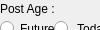
       <widget class="QWidget" name="page_6">
        <property name="geometry">
         <rect>
          <x>0</x>
          <y>0</y>
          <width>100</width>
          <height>30</height>
         </rect>
        </property>
        <attribute name="label">
         <string>&gt; Advanced Options</string>
        </attribute>
        <widget class="QRadioButton" name="radio_repost_post_age_week">
         <property name="geometry">
          <rect>
           <x>113</x>
           <y>20</y>
           <width>72</width>
           <height>17</height>
          </rect>
         </property>
         <property name="text">
          <string>Last Week</string>
         </property>
        </widget>
        <widget class="QRadioButton" name="radio_repost_post_age_month">
         <property name="geometry">
          <rect>
           <x>185</x>
           <y>20</y>
           <width>71</width>
           <height>17</height>
          </rect>
         </property>
         <property name="text">
          <string>Last Month</string>
         </property>
        </widget>
        <widget class="QRadioButton" name="radio_repost_post_age_today">
         <property name="geometry">
          <rect>
           <x>54</x>
           <y>20</y>
           <width>60</width>
           <height>17</height>
          </rect>
         </property>
         <property name="text">
          <string> Todays</string>
         </property>
        </widget>
        <widget class="QRadioButton" name="radio_repost_post_age_all">
         <property name="geometry">
          <rect>
           <x>260</x>
           <y>20</y>
           <width>34</width>
           <height>17</height>
          </rect>
         </property>
         <property name="text">
          <string>All</string>
         </property>
        </widget>
        <widget class="QLabel" name="label_19">
         <property name="geometry">
          <rect>
           <x>0</x>
           <y>0</y>
           <width>291</width>
           <height>17</height>
          </rect>
         </property>
         <property name="text">
          <string>Post Age :</string>
         </property>
        </widget>
        <widget class="QRadioButton" name="radio_repost_post_age_future">
         <property name="geometry">
          <rect>
           <x>0</x>
           <y>20</y>
           <width>60</width>
           <height>17</height>
          </rect>
         </property>
         <property name="text">
          <string>Future</string>
         </property>
        </widget>
        <widget class="QSlider" name="horizontalSlider_repost_opacity">
         <property name="geometry">
          <rect>
           <x>100</x>
           <y>100</y>
           <width>161</width>
           <height>22</height>
          </rect>
         </property>
         <property name="maximum">
          <number>100</number>
         </property>
         <property name="value">
          <number>80</number>
         </property>
         <property name="orientation">
          <enum>Qt::Horizontal</enum>
         </property>
        </widget>
        <widget class="QLabel" name="label_26">
         <property name="geometry">
          <rect>
           <x>0</x>
           <y>100</y>
           <width>111</width>
           <height>16</height>
          </rect>
         </property>
         <property name="text">
          <string>Watermark Opacity:</string>
         </property>
        </widget>
        <widget class="QLabel" name="label_opacity_repost">
         <property name="geometry">
          <rect>
           <x>270</x>
           <y>100</y>
           <width>21</width>
           <height>16</height>
          </rect>
         </property>
         <property name="text">
          <string>100</string>
         </property>
        </widget>
        <widget class="QPushButton" name="button_repost_watermark">
         <property name="enabled">
          <bool>true</bool>
         </property>
         <property name="geometry">
          <rect>
           <x>210</x>
           <y>68</y>
           <width>81</width>
           <height>23</height>
          </rect>
         </property>
         <property name="cursor">
          <cursorShape>PointingHandCursor</cursorShape>
         </property>
         <property name="text">
          <string>Browse File</string>
         </property>
        </widget>
        <widget class="QLineEdit" name="path_repost_watermark">
         <property name="geometry">
          <rect>
           <x>0</x>
           <y>70</y>
           <width>201</width>
           <height>20</height>
          </rect>
         </property>
         <property name="placeholderText">
          <string>Watermark image(.png) file location</string>
         </property>
        </widget>
        <widget class="QLabel" name="label_note">
         <property name="geometry">
          <rect>
           <x>10</x>
           <y>50</y>
           <width>281</width>
           <height>16</height>
          </rect>
         </property>
         <property name="text">
          <string> Future option would monitor the traget 24x7</string>
         </property>
        </widget>
        <widget class="QLabel" name="label_astric">
         <property name="geometry">
          <rect>
           <x>0</x>
           <y>50</y>
           <width>16</width>
           <height>16</height>
          </rect>
         </property>
         <property name="text">
          <string>**</string>
         </property>
        </widget>
       </widget>
